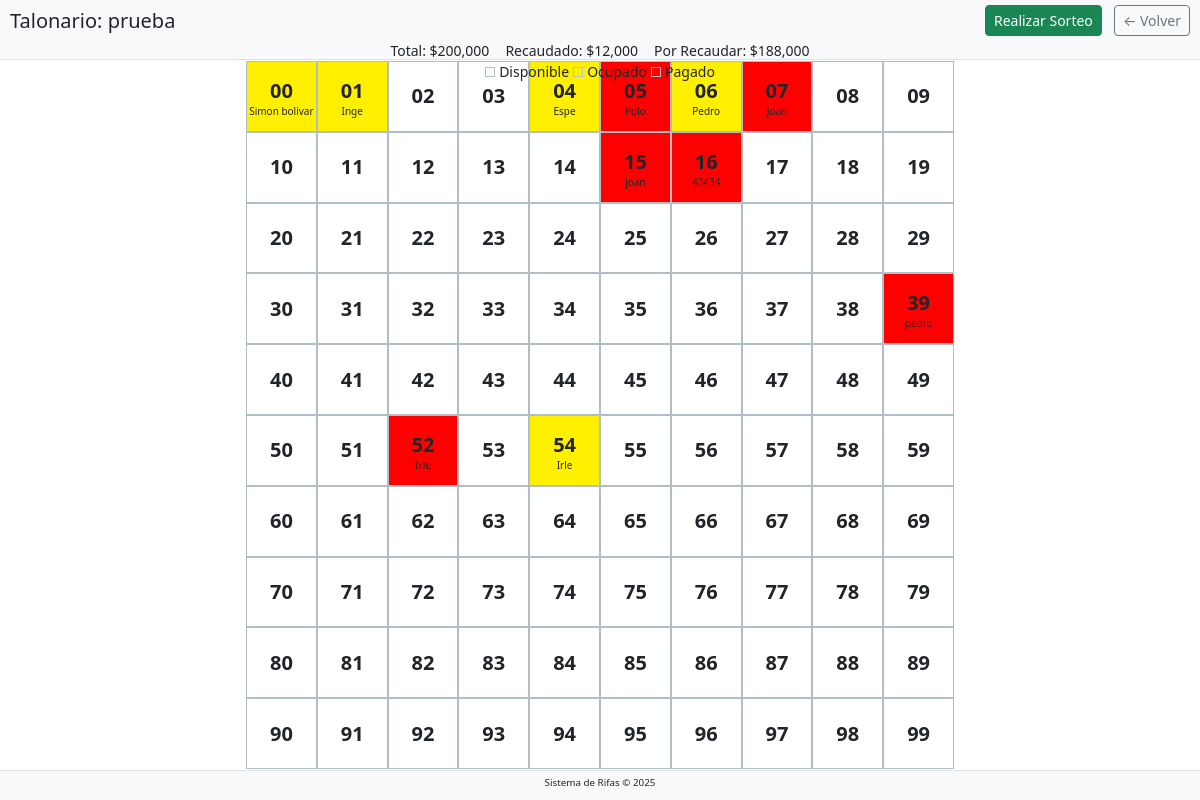
The page /talonario/1 on the database as committed earlier.
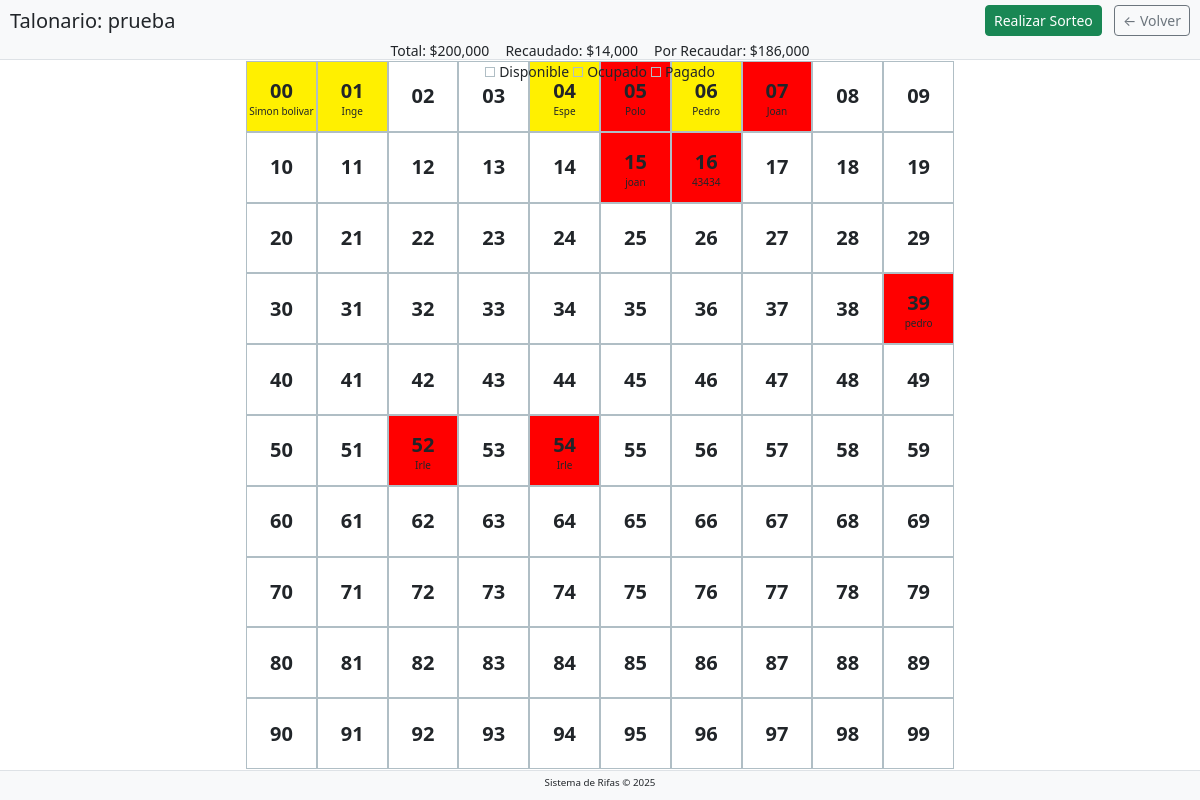
The same page on the database as committed later.
### app.py (the view)
@app.route('/talonario/<int:talonario_id>')
def ver_talonario(talonario_id):
    talonario = db.session.get(Talonario, talonario_id)
    if not talonario:
        return "Talonario no encontrado", 404
    stmt = select(Numero).where(Numero.talonario_id == talonario_id).order_by(Numero.numero)
    numeros = db.session.scalars(stmt).all()
    config = Configuracion.query.first()
    total_esperado = 100 * config.precio_boleta
    numeros_pagados = sum(1 for n in numeros if n.estado == 'pagado')
    recaudado = numeros_pagados * config.precio_boleta
    por_recaudar = total_esperado - recaudado
    return render_template('talonario.html',
                           talonario=talonario,
                           numeros=numeros,
                           now=datetime.now(),
                           config=config,
                           total_esperado=total_esperado,
                           recaudado=recaudado,
                           por_recaudar=por_recaudar)

### app.py (called while the page is built)
def format_currency(value):
    try:
        return "{:,.0f}".format(value)
    except:
        return str(value)

### templates/talonario.html (shortened to what this page needs)
{% extends "base.html" %}
{% block content %}
    <div class="header-section">
        <div class="d-flex justify-content-between align-items-center">
            <h1 class="h5 mb-0">Talonario: {{ talonario.nombre }}</h1>
            <div>
                <a href="{{ url_for('sorteo', talonario_id=talonario.id) }}" class="btn btn-success btn-sm me-2">
                    Realizar Sorteo
                </a>
                <a href="{{ url_for('index') }}" class="btn btn-outline-secondary btn-sm">
                    &larr; Volver
                </a>
            </div>
        </div>
        <div class="d-flex justify-content-center gap-3 mt-1">
            <div class="d-flex align-items-center">
                <span class="small">Total: ${{ total_esperado|currency }}</span>
            </div>
            <div class="d-flex align-items-center">
                <span class="small">Recaudado: ${{ recaudado|currency }}</span>
            </div>
            <div class="d-flex align-items-center">
                <span class="small">Por Recaudar: ${{ por_recaudar|currency }}</span>
            </div>
        </div>
        <div class="d-flex flex-wrap justify-content-center gap-1">
            <div class="d-flex align-items-center">
                <div class="leyenda-item disponible me-1"></div>
                <span class="small">Disponible</span>
            </div>
            <div class="d-flex align-items-center">
                <div class="leyenda-item ocupado me-1"></div>
                <span class="small">Ocupado</span>
            </div>
            <div class="d-flex align-items-center">
                <div class="leyenda-item pagado me-1"></div>
                <span class="small">Pagado</span>
            </div>
        </div>
    </div>
    <div class="content-section">
        <div class="grid-container">
            {% for numero in numeros %}
                <div class="numero-celda {{ numero.estado }}"
                     onclick="abrirModal({{ numero.id }}, '{{ numero.estado }}')">
                    <strong>{{ "%02d" % numero.numero }}</strong>
                    {% if numero.nombre_persona %}
                        <div class="nombre-persona">{{ numero.nombre_persona }}</div>
                    {% endif %}
                </div>
            {% endfor %}
        </div>
    </div>
    <div class="footer-section">
        <small>Sistema de Rifas &copy; {{ now.year }}</small>
    </div>
{% endblock %}

Rows that differ between the two databases and show on the page:
changed Numero (number 55 of 100 on the later page): estado "ocupado" → "pagado" (drawn)
Other text that changed with them:
{{ recaudado|currency }}: "12,000" → "14,000"
{{ por_recaudar|currency }}: "188,000" → "186,000"
